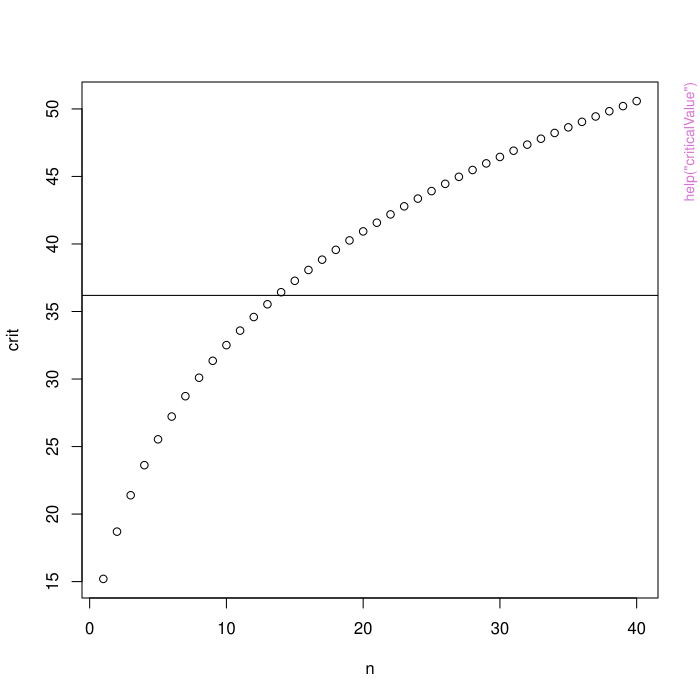

Generate this figure with R:
pkgname <- "multChernoff"
source(file.path(R.home("share"), "R", "examples-header.R"))
options(warn = 1)
base::assign(".ExTimings", "multChernoff-Ex.timings", pos = 'CheckExEnv')
base::cat("name\tuser\tsystem\telapsed\n", file=base::get(".ExTimings", pos = 'CheckExEnv'))
base::assign(".format_ptime",
function(x) {
  if(!is.na(x[4L])) x[1L] <- x[1L] + x[4L]
  if(!is.na(x[5L])) x[2L] <- x[2L] + x[5L]
  options(OutDec = '.')
  format(x[1L:3L], digits = 7L)
},
pos = 'CheckExEnv')

### * </HEADER>
library('multChernoff')

base::assign(".oldSearch", base::search(), pos = 'CheckExEnv')
base::assign(".old_wd", base::getwd(), pos = 'CheckExEnv')
cleanEx()
nameEx("criticalValue")
### * criticalValue

flush(stderr()); flush(stdout())

base::assign(".ptime", proc.time(), pos = "CheckExEnv")
### Name: criticalValue
### Title: Critical value x such that P(LRT > x) <= p
### Aliases: criticalValue

### ** Examples

n <- 1:40
crit <- sapply(n, function(.n) criticalValue(20, .n, p=0.01))
plot(n, crit)
abline(h=qchisq(0.01, df=20-1, lower.tail = FALSE)) # standard chi-square asymptotic
criticalValue(10, 40, p=0.05)



base::assign(".dptime", (proc.time() - get(".ptime", pos = "CheckExEnv")), pos = "CheckExEnv")
base::cat("criticalValue", base::get(".format_ptime", pos = 'CheckExEnv')(get(".dptime", pos = "CheckExEnv")), "\n", file=base::get(".ExTimings", pos = 'CheckExEnv'), append=TRUE, sep="\t")
cleanEx()
nameEx("tailProbBound")
### * tailProbBound

flush(stderr()); flush(stdout())

base::assign(".ptime", proc.time(), pos = "CheckExEnv")
### Name: tailProbBound
### Title: Tail bound on P(LRT > x)
### Aliases: tailProbBound

### ** Examples

tailProbBound(20, 7, 50)
pchisq(20, 6, lower.tail=FALSE) # compare with the standard chi-square asymptotic
tailProbBound(12, c(3, 4), c(12, 20))
pchisq(12, 5, lower.tail=FALSE) # compare with the standard chi-square asymptotic



base::assign(".dptime", (proc.time() - get(".ptime", pos = "CheckExEnv")), pos = "CheckExEnv")
base::cat("tailProbBound", base::get(".format_ptime", pos = 'CheckExEnv')(get(".dptime", pos = "CheckExEnv")), "\n", file=base::get(".ExTimings", pos = 'CheckExEnv'), append=TRUE, sep="\t")
### * <FOOTER>
###
cleanEx()
options(digits = 7L)
base::cat("Time elapsed: ", proc.time() - base::get("ptime", pos = 'CheckExEnv'),"\n")
grDevices::dev.off()
###
### Local variables: ***
### mode: outline-minor ***
### outline-regexp: "\\(> \\)?### [*]+" ***
### End: ***
quit('no')
